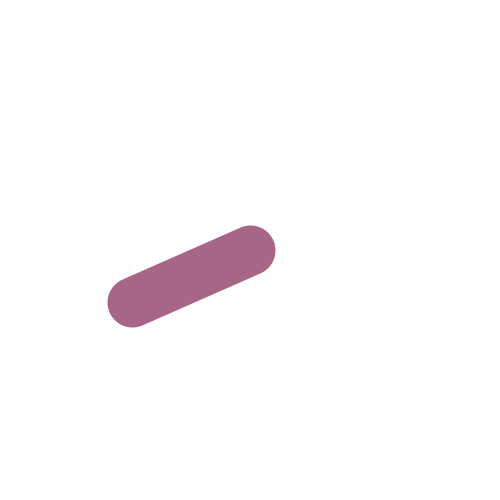
Frame 1 (no input)
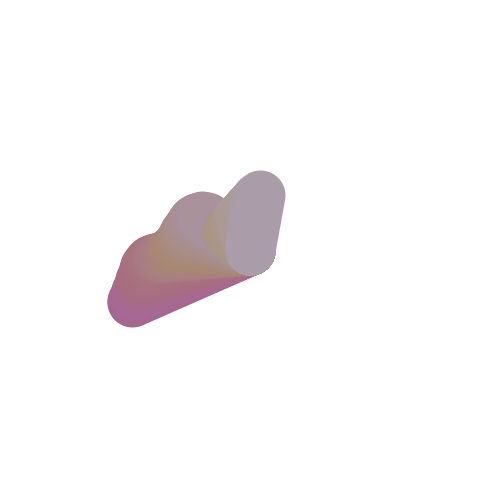
Frame 60 (the mouse pressed at the canvas centre just before this capture)
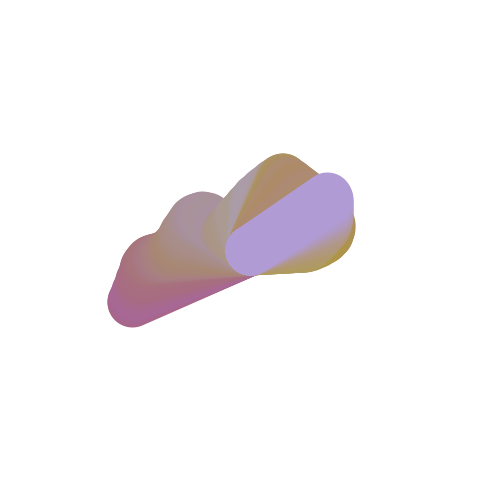
Frame 120 (the mouse held since frame 60 and released just before this capture)

The Processing sketch that drew these frames (run headless with seeded random() and noise(); from frame 60 on, the mouse is pressed at the canvas centre):

// Processing sketch: e14_rnoise_RGB_line2
// ── e14_rnoise_RGB_line2.pde
void setup()
{
  size(500, 500);
  strokeWeight(50);
  stroke(0, 30);
  background(255);
  //colorMode(RGB);
}

void draw()
{
    //background(255);
  stroke(255*noise(10000+frameCount*0.001), 255*noise(30000+frameCount*0.01), 255*noise(50000+frameCount*0.05), 255);
  line(width*noise(1000+frameCount*0.01), height*noise(frameCount*0.01), width/2, height/2);
}
